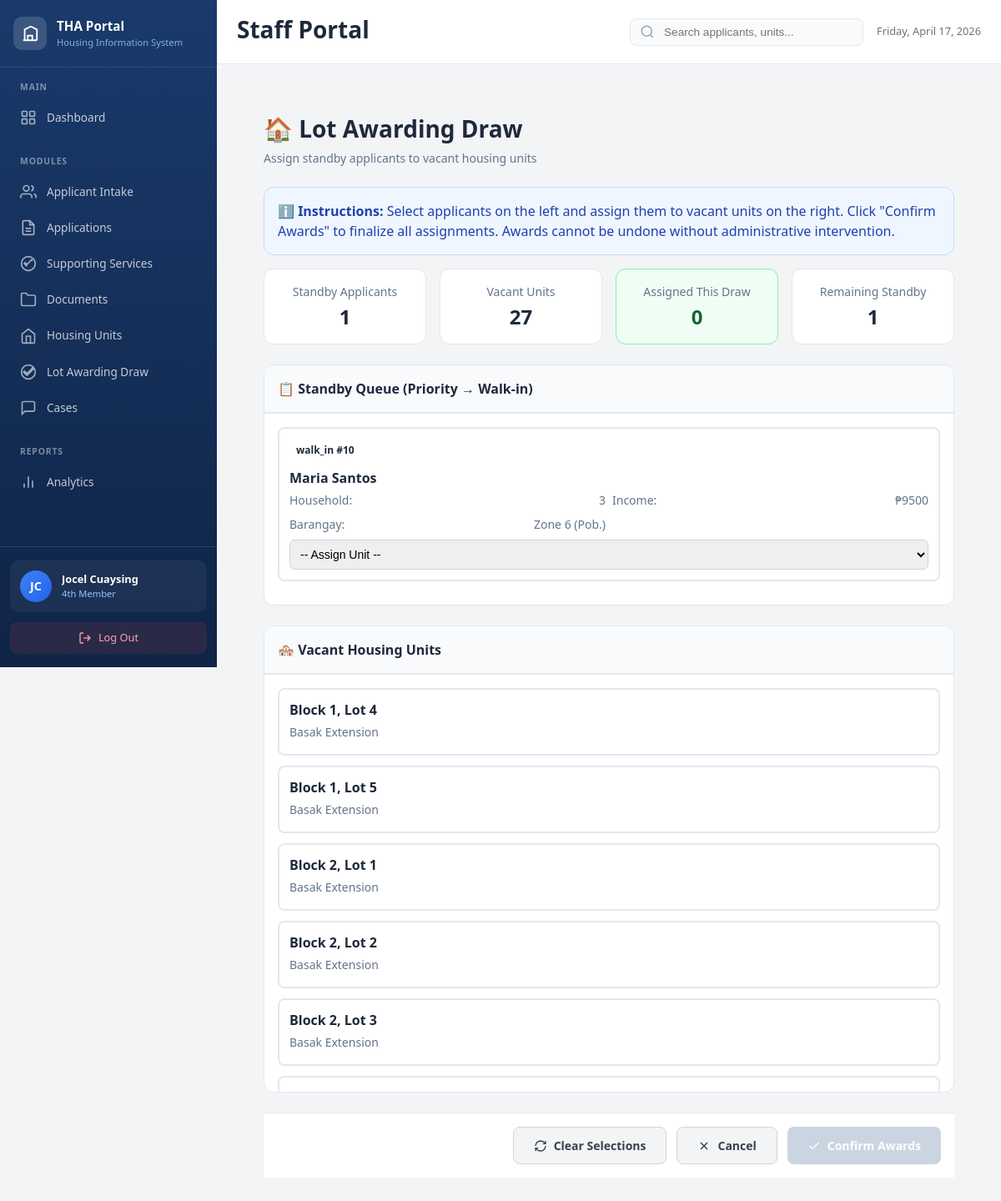
/units/awarding-draw/fourth_member/ (signed in), run on an earlier commit of the app's database.
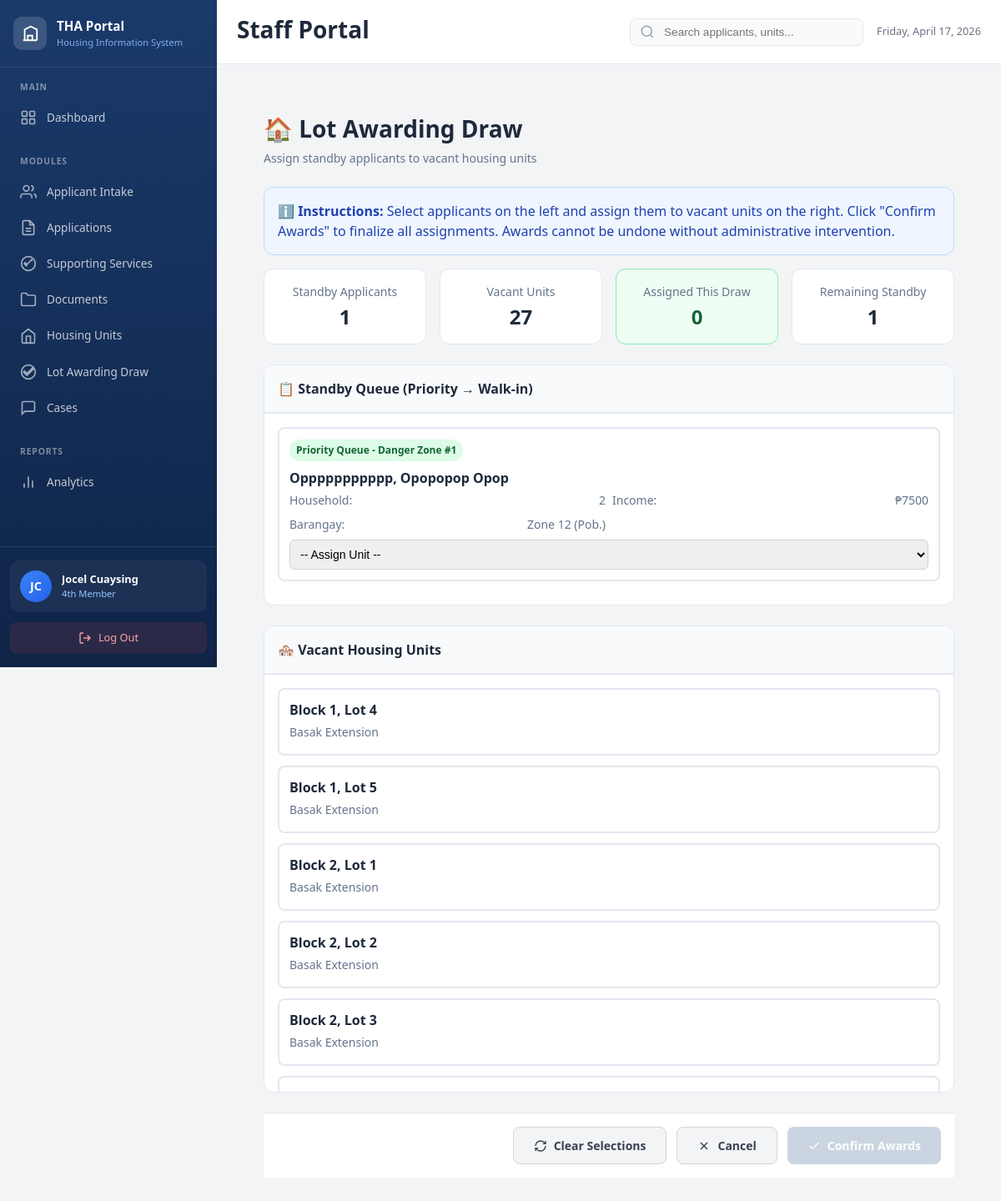
And on a later commit of the database.
### intake/models.py (models this page shows, shortened)
class QueueEntry(models.Model):
    QUEUE_TYPE_CHOICES = [
        ('priority', 'Priority Queue - Danger Zone'),
    ]
    STATUS_CHOICES = [
        ('active', 'Active - Waiting'),
        ('notified', 'Notified for Requirements'),
        ('processing', 'Processing Application'),
        ('completed', 'Completed - Moved to Application'),
        ('removed', 'Removed from Queue'),
    ]
    id = models.UUIDField(primary_key=True, default=uuid.uuid4, editable=False)
    applicant = models.ForeignKey(
        Applicant,
        on_delete=models.CASCADE,
        related_name='queue_entries'
    )
    queue_type = models.CharField(max_length=20, choices=QUEUE_TYPE_CHOICES)
    position = models.PositiveIntegerField(
        verbose_name="Queue Position",
        help_text="Position number in the queue (FIFO order)"
    )
    status = models.CharField(max_length=20, choices=STATUS_CHOICES, default='active')
    entered_at = models.DateTimeField(auto_now_add=True)
    notified_at = models.DateTimeField(null=True, blank=True)
    completed_at = models.DateTimeField(null=True, blank=True)
    added_by = models.ForeignKey(
        settings.AUTH_USER_MODEL,
        on_delete=models.SET_NULL,
        null=True,
        related_name='queue_entries_added'
    )
    class Meta:
        ordering = ['queue_type', 'position']
        verbose_name = "Queue Entry"
        verbose_name_plural = "Queue Entries"
        constraints = [
            models.UniqueConstraint(
                fields=['queue_type', 'position'],
                condition=models.Q(status='active'),
                name='unique_active_queue_position'
            )
        ]

class Applicant(models.Model):
    CHANNEL_CHOICES = [
        ('danger_zone', 'Channel B - Danger Zone Walk-in'),
    ]
    STATUS_CHOICES = [
        ('pending', 'Pending Eligibility Check'),
        ('pending_cdrrmo', 'Pending CDRRMO Certification'),
        ('eligible', 'Eligible - In Queue'),
        ('disqualified', 'Disqualified'),
        ('requirements', 'Submitting Requirements'),
        ('application', 'Application In Progress'),
        ('standby', 'Fully Approved - Standby'),
        ('awarded', 'Lot Awarded'),
        ('blacklisted', 'Blacklisted'),
    ]
    id = models.UUIDField(primary_key=True, default=uuid.uuid4, editable=False)
    reference_number = models.CharField(max_length=20, unique=True, editable=False)
    full_name = models.CharField(max_length=255, verbose_name="Full Name")
    sex = models.CharField(
        max_length=1,
        choices=[('M', 'Male'), ('F', 'Female')],
        blank=True,
        verbose_name="Sex"
    )
    age = models.PositiveIntegerField(null=True, blank=True, verbose_name="Age")
    date_of_birth = models.DateField(null=True, blank=True, verbose_name="Date of Birth")
    place_of_birth = models.CharField(max_length=255, blank=True, verbose_name="Place of Birth")
    phone_number = models.CharField(max_length=20, blank=True, verbose_name="Applicant Contact Number")
    spouse_name = models.CharField(max_length=255, blank=True, verbose_name="Name of Spouse")
    spouse_phone = models.CharField(max_length=20, blank=True, verbose_name="Spouse Contact Number")
    barangay = models.ForeignKey(
        Barangay,
        on_delete=models.PROTECT,
        related_name='applicants',
        verbose_name="Barangay of Origin"
    )
    current_address = models.TextField(verbose_name="Current Address/Location")
    years_residing = models.PositiveIntegerField(
        default=0,
        verbose_name="Years Residing in Talisay"
    )
    monthly_income = models.DecimalField(
        max_digits=10,
        decimal_places=2,
        verbose_name="Monthly Household Income (₱)",
        validators=[MinValueValidator(0)]
    )
    household_size = models.PositiveIntegerField(
        default=1,
        verbose_name="Declared Household Size",
        help_text="Number of household members as declared during registration"
    )
    occupation = models.CharField(max_length=255, blank=True, verbose_name="Occupation")
    employment_status = models.CharField(
        max_length=50,
        blank=True,
        verbose_name="Status of Employment",
        choices=[
            ('employed', 'Employed'),
            ('self_employed', 'Self-Employed'),
            ('unemployed', 'Unemployed'),
            ('retired', 'Retired'),
            ('other', 'Other'),
        ]
    )
    channel = models.CharField(max_length=20, choices=CHANNEL_CHOICES)
    status = models.CharField(max_length=20, choices=STATUS_CHOICES, default='pending')
    danger_zone_type = models.CharField(
        max_length=50,
        blank=True,
        verbose_name="Type of Danger Zone",
        help_text="flood_prone, landslide, storm_surge, river_bank, cliff_edge, coastal, other"
    )
    danger_zone_location = models.CharField(
        max_length=255,
        blank=True,
        verbose_name="Specific Danger Zone Location"
    )
    has_property_in_talisay = models.BooleanField(
        default=False,
        verbose_name="Owns Property in Talisay City"
    )
    disqualification_reason = models.TextField(blank=True)
    registered_by = models.ForeignKey(
        settings.AUTH_USER_MODEL,
        on_delete=models.SET_NULL,
        null=True,
        related_name='registered_applicants'
    )
    eligibility_checked_by = models.ForeignKey(
        settings.AUTH_USER_MODEL,
        on_delete=models.SET_NULL,
        null=True,
        blank=True,
        related_name='eligibility_checked_applicants'
    )
    doc_brgy_residency = models.BooleanField(default=False, verbose_name="Brgy. Certificate of Residency")
    doc_brgy_indigency = models.BooleanField(default=False, verbose_name="Brgy. Certificate of Indigency")
    doc_cedula = models.BooleanField(default=False, verbose_name="Cedula")
    doc_police_clearance = models.BooleanField(default=False, verbose_name="Police Clearance")
    doc_no_property = models.BooleanField(default=False, verbose_name="Certificate of No Property")
    doc_2x2_picture = models.BooleanField(default=False, verbose_name="2x2 Picture")
    doc_sketch_location = models.BooleanField(default=False, verbose_name="Sketch of House Location")
    registration_sms_sent = models.BooleanField(default=False, verbose_name="Registration SMS Sent")
    eligibility_sms_sent = models.BooleanField(default=False, verbose_name="Eligibility SMS Sent")
    created_at = models.DateTimeField(auto_now_add=True)
    updated_at = models.DateTimeField(auto_now=True)
    eligibility_checked_at = models.DateTimeField(null=True, blank=True)
    class Meta:
        ordering = ['created_at']
        verbose_name = "Applicant"
        verbose_name_plural = "Applicants"

class Barangay(models.Model):
    name = models.CharField(max_length=100, unique=True)
    is_active = models.BooleanField(default=True)
    class Meta:
        ordering = ['name']
        verbose_name = "Barangay"
        verbose_name_plural = "Barangays"
    def __str__(self):
        return self.name

### units/models.py (models this page shows, shortened)
class HousingUnit(models.Model):
    STATUS_CHOICES = [
        ('Vacant — available', 'Vacant — available'),
        ('Occupied', 'Occupied'),
        ('Under notice (30-day)', 'Under notice (30-day)'),
        ('Final notice (10-day)', 'Final notice (10-day)'),
        ('Repossessed', 'Repossessed'),
        ('maintenance', 'Under Maintenance'),
    ]
    NOTICE_TYPE_CHOICES = [
        ('30-day', '30-day notice'),
        ('10-day', '10-day final notice'),
    ]
    id = models.UUIDField(primary_key=True, default=uuid.uuid4, editable=False)
    site = models.ForeignKey(
        RelocationSite,
        on_delete=models.CASCADE,
        related_name='units'
    )
    block_number = models.CharField(max_length=10)
    lot_number = models.CharField(max_length=10)
    area_sqm = models.DecimalField(
        max_digits=8,
        decimal_places=2,
        null=True,
        blank=True,
        verbose_name="Area (sq.m.)"
    )
    status = models.CharField(max_length=50, choices=STATUS_CHOICES, default='Vacant — available')
    occupant_name = models.CharField(max_length=200, blank=True, null=True)
    occupant_id = models.CharField(max_length=100, blank=True, null=True)
    notice_type = models.CharField(
        max_length=20,
        choices=NOTICE_TYPE_CHOICES,
        blank=True,
        null=True
    )
    notice_date_issued = models.DateTimeField(null=True, blank=True)
    notice_deadline = models.DateField(null=True, blank=True)
    is_escalated = models.BooleanField(default=False)
    escalation_reason = models.TextField(blank=True)
    location_notes = models.TextField(blank=True)
    created_at = models.DateTimeField(auto_now_add=True)
    updated_at = models.DateTimeField(auto_now=True)
    class Meta:
        ordering = ['site', 'block_number', 'lot_number']
        verbose_name = "Housing Unit"
        verbose_name_plural = "Housing Units"
        constraints = [
            models.UniqueConstraint(
                fields=['site', 'block_number', 'lot_number'],
                name='unique_unit_per_site'
            )
        ]

class RelocationSite(models.Model):
    id = models.UUIDField(primary_key=True, default=uuid.uuid4, editable=False)
    name = models.CharField(max_length=100, unique=True)
    code = models.CharField(max_length=20, unique=True)
    address = models.TextField()
    barangay = models.ForeignKey(
        'intake.Barangay',
        on_delete=models.PROTECT,
        related_name='relocation_sites'
    )
    total_blocks = models.PositiveIntegerField(default=0)
    total_lots = models.PositiveIntegerField(default=0)
    is_active = models.BooleanField(default=True)
    caretaker = models.ForeignKey(
        settings.AUTH_USER_MODEL,
        on_delete=models.SET_NULL,
        null=True,
        blank=True,
        related_name='assigned_sites'
    )
    notes = models.TextField(blank=True)
    created_at = models.DateTimeField(auto_now_add=True)
    class Meta:
        ordering = ['name']
        verbose_name = "Relocation Site"
        verbose_name_plural = "Relocation Sites"

### units/views.py (the view)
# urls.py: path('awarding-draw/<str:position>/', views.lot_awarding_draw, name='lot_awarding_draw'),
@login_required
@verify_position
@require_http_methods(["GET", "POST"])
def lot_awarding_draw(request, position):
    if request.user.position not in ['fourth_member']:
        return render(request, 'common/access_denied.html',
                      {'message': 'Only the Lot Coordinator (Fourth Member) can access this function.'}, status=403)
    if request.method == 'POST':
        return process_lot_awards(request)
    standby_applicants = (
        QueueEntry.objects
        .filter(status='active')
        .select_related('applicant')
        .order_by('queue_type', 'position')  # Priority first, then walk-in
    )
    vacant_units = (
        HousingUnit.objects
        .filter(status='vacant')
        .select_related('site')
        .order_by('site__name', 'block_number', 'lot_number')
    )
    sites = RelocationSite.objects.all().values('id', 'name')
    context = {
        'standby_applicants': standby_applicants,
        'vacant_units': vacant_units,
        'sites': sites,
        'total_standby': standby_applicants.count(),
        'total_vacant': vacant_units.count(),
    }
    return render(request, 'units/lot_awarding_draw.html', context)

### accounts/models.py (called while the page is built)
    def get_position_display_short(self):
        short_labels = {
            'head': 'Head',
            'oic': 'OIC',
            'second_member': '2nd Member',
            'fourth_member': '4th Member',
            'fifth_member': '5th Member',
            'caretaker': 'Caretaker',
            'ronda': 'Ronda',
            'field': 'Field',
        }
        return short_labels.get(self.position, 'Staff')

### units/views.py (called while the page is built)
def verify_position(view_func):
    @wraps(view_func)
    def wrapper(request, position, *args, **kwargs):
        if request.user.position != position:
            messages.error(request, f'Access denied. You are logged in as {request.user.get_position_display()}, not {position.replace("_", " ")}.')
            return redirect('accounts:dashboard')
        return view_func(request, position, *args, **kwargs)
    return wrapper

### templates/units/lot_awarding_draw.html (shortened to what the changed rows need)
{% extends 'staff_base.html' %}
{% load static %}
{% block content %}
<div class="lot-awarding-container">
    <div class="page-header">
        <div>
            <h1 class="page-title">🏠 Lot Awarding Draw</h1>
        </div>
    </div>
    <div class="split-screen">
        <div class="panel">
            <div class="panel-content" id="applicantsPanel">
                {% for queue_entry in standby_applicants %}
                <div class="applicant-item" data-queue-id="{{ queue_entry.id }}" data-applicant-id="{{ queue_entry.applicant.id }}">
                    <div class="applicant-queue {{ queue_entry.queue_type }}">
                        {{ queue_entry.get_queue_type_display }} #{{ queue_entry.position }}
                    </div>
                    <div class="applicant-name">{{ queue_entry.applicant.full_name }}</div>
                    <div class="applicant-info">
                        <div class="applicant-info-item">
                            <span class="applicant-info-label">Household:</span>
                            <span>{{ queue_entry.applicant.household_size }}</span>
                        </div>
                        <div class="applicant-info-item">
                            <span class="applicant-info-label">Income:</span>
                            <span>₱{{ queue_entry.applicant.monthly_income|floatformat:0 }}</span>
                        </div>
                        <div class="applicant-info-item">
                            <span class="applicant-info-label">Barangay:</span>
                            <span>{{ queue_entry.applicant.barangay }}</span>
                        </div>
                    </div>
                    <select class="assignment-dropdown" data-queue-id="{{ queue_entry.id }}" onchange="assignUnit(this)">
                        <option value="">-- Assign Unit --</option>
                    </select>
                </div>
                {% empty %}
                <div style="padding: 1rem; text-align: center; color: #64748b;">
                    No applicants in standby queue
                </div>
                {% endfor %}
            </div>
        </div>
        <div class="panel">
            <div class="panel-content" id="unitsPanel">
                {% for unit in vacant_units %}
                <div class="unit-item" data-unit-id="{{ unit.id }}" id="unit-{{ unit.id }}">
                    <div class="unit-block-lot">Block {{ unit.block_number }}, Lot {{ unit.lot_number }}</div>
                    <div class="unit-site">{{ unit.site.name }}</div>
                </div>
                {% empty %}
                <div style="padding: 1rem; text-align: center; color: #64748b;">
                    No vacant units available
                </div>
                {% endfor %}
            </div>
        </div>
    </div>
</div>
{% endblock %}

What changed in the data, as far as the page shows it:
removed QueueEntry: queue_type "walk_in", position "10", applicant.full_name "Maria Santos", applicant.household_size "3", applicant.monthly_income "9500", applicant.barangay "Zone 6 (Pob.)"
added QueueEntry: queue_type "Priority Queue - Danger Zone", position "1", applicant.full_name "Oppppppppppp, Opopopop Opop", applicant.household_size "2", applicant.monthly_income "7500", applicant.barangay "Zone 12 (Pob.)"
